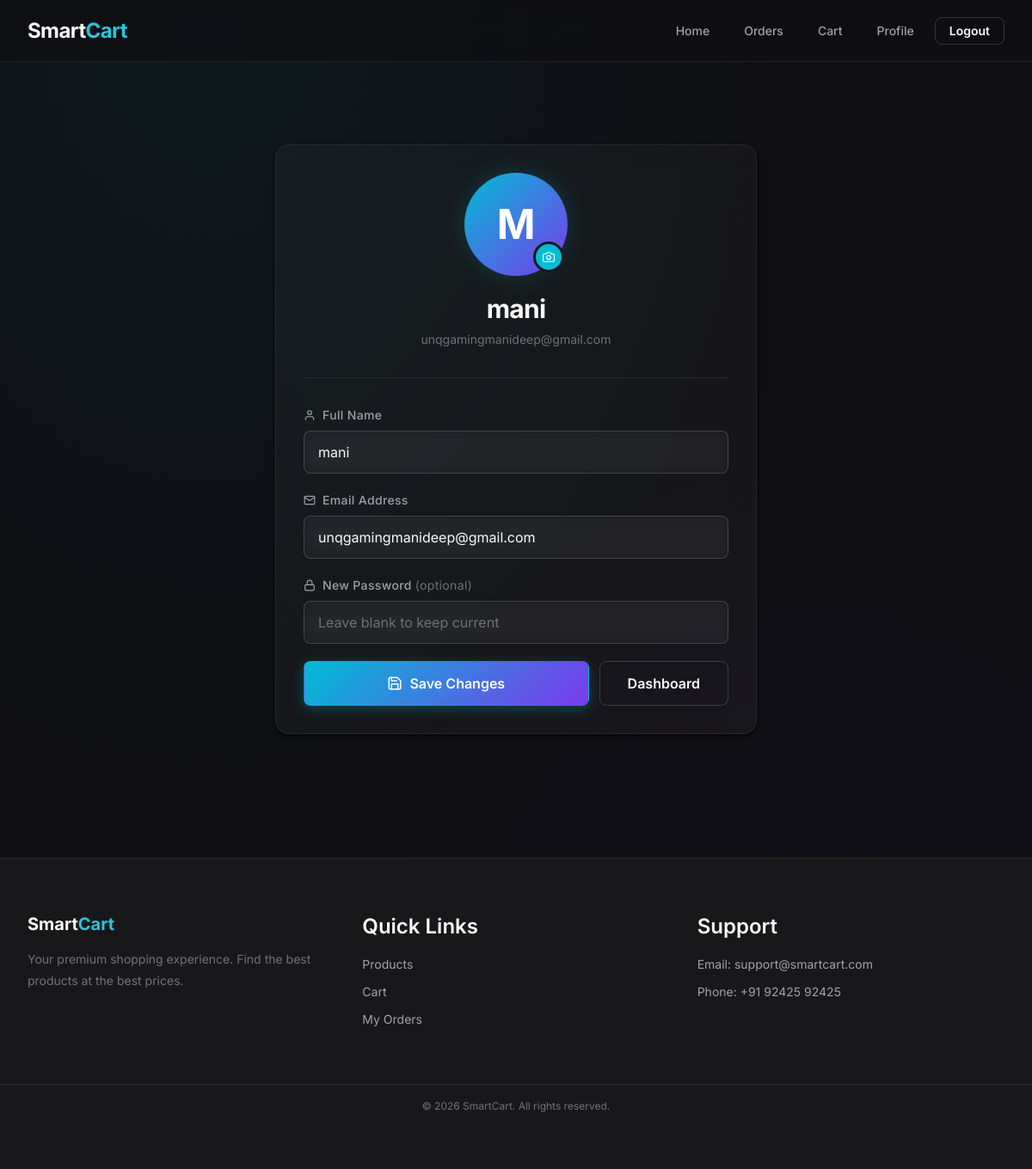
/user/profile (signed in), run on an earlier commit of the app's database.
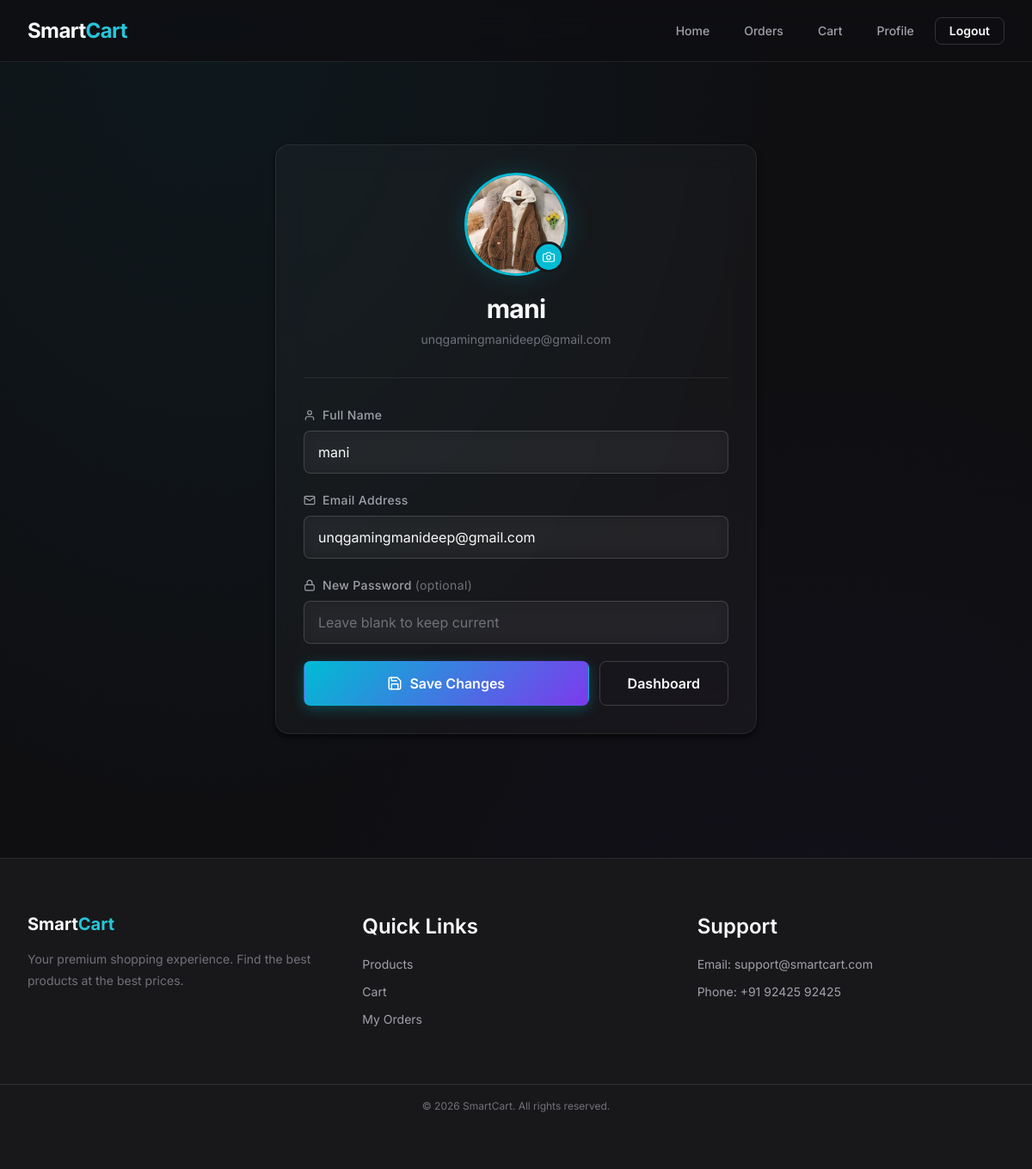
And on a later commit of the database.
### tables this page shows
CREATE TABLE users (
    user_id INTEGER PRIMARY KEY AUTOINCREMENT,
    name TEXT NOT NULL,
    email TEXT UNIQUE NOT NULL,
    password TEXT NOT NULL,
    address TEXT,
    profile_image TEXT
);

### app.py (the view, shortened to what this page needs)
@app.route('/user/profile', methods=['GET', 'POST'])
def user_profile():
    if 'user_id' not in session:
        flash("Please login!", "danger")
        return redirect('/user-signin')
    user_id = session['user_id']
    conn = get_db()
    cursor = conn.cursor()
    cursor.execute("SELECT * FROM users WHERE user_id = ?", (user_id,))
    user = cursor.fetchone()
    cursor.close()
    conn.close()
    return render_template("user/user_profile.html", user=user)

### app.py (called while the page is built)
def get_db():
    connection = sqlite3.connect(DB_PATH, detect_types=sqlite3.PARSE_DECLTYPES)
    connection.row_factory = sqlite3.Row
    return connection

### templates/user/user_profile.html (shortened to what this page needs)
{% extends "user/base.html" %}
{% block content %}
<div class="auth-container" style="max-width: 560px;">
  <div class="glass-card sc-animate-fade-in-up">
    <div class="sc-u-text-center sc-u-mb-8">
      <div style="position: relative; display: inline-block; margin-bottom: var(--sc-space-5);">
        {% if user.profile_image %}
        <div id="profile-avatar" style="
          width: 120px; height: 120px; border-radius: 50%;
          overflow: hidden; border: 3px solid var(--sc-brand-500);
          box-shadow: 0 0 30px rgba(0, 188, 212, 0.2);
          margin: 0 auto;
        ">
          <img src="{{ url_for('static', filename='uploads/user_profiles/' + user.profile_image) }}"
               alt="{{ user.name }}"
               id="current-avatar-img"
               style="width: 100%; height: 100%; object-fit: cover;" />
        </div>
        {% else %}
        <div id="profile-avatar" style="
          width: 120px; height: 120px; border-radius: 50%;
          background: var(--sc-gradient-brand);
          display: flex; align-items: center; justify-content: center;
          margin: 0 auto;
          box-shadow: 0 0 30px rgba(0, 188, 212, 0.2);
        ">
          <span style="font-size: var(--sc-text-4xl); font-weight: var(--sc-weight-bold); color: var(--sc-neutral-0);">
            {{ user.name[0]|upper }}
          </span>
        </div>
        {% endif %}
        <label for="profile-image-input" style="
          position: absolute; bottom: 4px; right: 4px;
          width: 36px; height: 36px; border-radius: 50%;
          background: var(--sc-brand-500); cursor: pointer;
          display: flex; align-items: center; justify-content: center;
          border: 3px solid var(--sc-bg-surface);
          transition: all 0.2s ease;
        " onmouseenter="this.style.transform='scale(1.1)'" onmouseleave="this.style.transform=''">
        </label>
      </div>
      <h2 class="auth-title" style="margin-bottom: var(--sc-space-1);">{{ user.name }}</h2>
      <p style="color: var(--sc-text-muted); font-size: var(--sc-text-sm);">{{ user.email }}</p>
    </div>
    <div style="height: 1px; background: var(--sc-border); margin-bottom: var(--sc-space-8);"></div>
    <form method="POST" action="/user/profile" enctype="multipart/form-data" id="profile-form">
      <div class="form-group">
        <label for="profile-name" style="display: flex; align-items: center;">
          Full Name
        </label>
        <input type="text" name="name" id="profile-name" value="{{ user.name }}" required placeholder="Your full name" />
      </div>
      <div class="form-group">
        <label for="profile-email" style="display: flex; align-items: center;">
          Email Address
        </label>
        <input type="email" name="email" id="profile-email" value="{{ user.email }}" required placeholder="you@example.com" />
      </div>
      <div class="form-group">
        <label for="profile-password" style="display: flex; align-items: center;">
          New Password
          <span style="color: var(--sc-text-muted); font-weight: var(--sc-weight-normal); margin-left: 4px;"> (optional)</span>
        </label>
        <input type="password" name="password" id="profile-password" placeholder="Leave blank to keep current" />
      </div>
      <div style="display: flex; gap: var(--sc-space-3); margin-top: var(--sc-space-4);">
        <button type="submit" class="sc-btn sc-btn--primary sc-btn--lg" style="flex: 1;">
          Save Changes
        </button>
        <a href="/user-dashboard" class="sc-btn sc-btn--ghost sc-btn--lg"
           style="transition: all 0.2s ease;"
           onmouseenter="this.style.borderColor='var(--sc-brand-500)'; this.style.color='var(--sc-brand-400)'; this.style.background='rgba(0,188,212,0.06)';"
           onmouseleave="this.style.borderColor='var(--sc-border)'; this.style.color='var(--sc-text-secondary)'; this.style.background='transparent';">
          Dashboard
        </a>
      </div>
    </form>
  </div>
</div>
{% endblock %}

What changed in the data, as far as the page shows it:
changed users "mani": profile_image empty → "Winter_Jacket.jpg" (drawn); profile_image: picture added; name "M" → (not shown)
